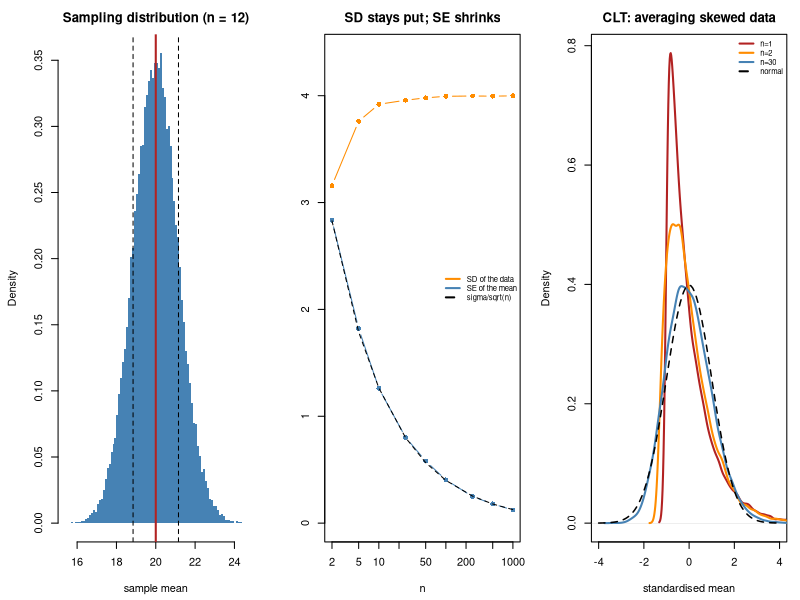

Write the R code that produced this figure.
#' ---
#' title: "Foundations 4 - Estimates, standard errors, and the central limit theorem"
#' output: html_document
#' ---
#'
#' **Curriculum link:** `stats.md` -> Part 0, §0.6, equations (0.11)-(0.12)
#' **Assumes:** `F1`-`F3`.
#'
#' ## The question this module answers
#'
#' You computed an average. **How much should you trust it?**
#'
#' The answer comes from a thought experiment you can never perform but can
#' always simulate: *if I ran this whole experiment again, how different would
#' the answer be?* That spread is the **standard error**, and remarkably it can
#' be worked out from the single sample you actually have.

#+ setup, message = FALSE
MODULE_NAME <- "F4_estimates_and_standard_errors"
OUT <- file.path(Sys.getenv("STATS_OUT", unset = "results"), MODULE_NAME)
dir.create(OUT, recursive = TRUE, showWarnings = FALSE)
header <- function(txt) cat("\n", strrep("=", 72), "\n", txt, "\n",
                            strrep("=", 72), "\n", sep = "")
set.seed(104)
TRUE_MU <- 20; TRUE_SIGMA <- 4

#' ## 1. Estimator vs estimate

#+ estimator
header("1. The recipe and the number it produced")
smp <- rnorm(12, TRUE_MU, TRUE_SIGMA)
cat("  ESTIMATOR: 'take the average of the sample'   <- a recipe\n")
cat(sprintf("  ESTIMATE : %.4f                        <- what it gave, this time\n",
            mean(smp)))
cat(sprintf("  TRUTH    : %.4f                        <- unknown in real life\n", TRUE_MU))
cat("
  The distinction matters because PROPERTIES BELONG TO THE RECIPE, not to the
  number. It is meaningless to ask whether 19.87 is unbiased. It is very
  meaningful to ask whether 'take the average' is unbiased - and it is.

  So when someone says 'the sample mean is unbiased with standard error
  sigma/sqrt(n)', they are describing the recipe's behaviour across all the
  experiments you might have run, not the number on your screen.\n")

#' ## 2. The sampling distribution

#+ sampling
header("2. The distribution of an estimate across repeat experiments")
N <- 12
estimates <- replicate(50000, mean(rnorm(N, TRUE_MU, TRUE_SIGMA)))
true_se <- TRUE_SIGMA/sqrt(N)
cat(sprintf("  50,000 repeats of a %d-sample experiment:\n\n", N))
cat(sprintf("  %-34s%10.4f   (truth = %g)\n", "centre of the estimates",
            mean(estimates), TRUE_MU))
cat(sprintf("  %-34s%10.4f\n", "spread of the estimates (SD)", sd(estimates)))
cat(sprintf("  %-34s%10.4f   <- matches\n", "sigma / sqrt(n), eq. (0.11)", true_se))
cat(sprintf("\n  %-34s%10.3f\n", "how often within 1 SE of truth",
            mean(abs(estimates - TRUE_MU) < true_se)))
cat(sprintf("  %-34s%10.3f\n", "how often within 2 SE of truth",
            mean(abs(estimates - TRUE_MU) < 2*true_se)))
cat("
  THE SPREAD OF THIS DISTRIBUTION IS THE STANDARD ERROR. That is the whole
  definition. Everything else is machinery for estimating it without being
  able to run the experiment 50,000 times.\n")

#' ## 3. SD and SE are different things

#+ sd-se
header("3. Standard DEVIATION vs standard ERROR")
cat(sprintf("  %-8s%22s%18s%10s\n", "n", "SD of the data (s)", "SE of the mean", "ratio"))
for (n in c(5, 20, 100, 500, 2000)) {
  sds <- replicate(4000, sd(rnorm(n, TRUE_MU, TRUE_SIGMA)))
  ses <- sd(replicate(4000, mean(rnorm(n, TRUE_MU, TRUE_SIGMA))))
  cat(sprintf("  %-8d%22.4f%18.4f%10.2f\n", n, mean(sds), ses, mean(sds)/ses))
}
cat(sprintf("
  Read DOWN the two columns. The SD column does not move - it is estimating
  sigma = %g, a fact about how much individual observations vary, and no
  amount of data changes that. The SE column shrinks steadily, because it
  describes how well you know the MEAN.

    s  (standard deviation) : how spread out the OBSERVATIONS are.
                              Does not shrink with n. Use it to DESCRIBE.

    SE (standard error)     : how spread out your ESTIMATE would be across
                              repeat experiments. Shrinks as sqrt(n).
                              Use it to say how PRECISELY you know something.

  An error bar in a figure is uninterpretable unless the caption says which
  one it is. SE bars are always shorter, which is presumably why they are more
  popular.\n", TRUE_SIGMA))

#' ## 4. You only have one sample: and that is enough

#+ onesample
header("4. Estimating the standard error from a single sample")
cat(sprintf("  %-8s%14s%11s%15s%10s\n", "trial", "sample mean", "sample s",
            "estimated SE", "true SE"))
for (trial in 1:6) {
  s_ <- rnorm(N, TRUE_MU, TRUE_SIGMA)
  cat(sprintf("  %-8d%14.3f%11.3f%15.3f%10.3f\n", trial, mean(s_), sd(s_),
              sd(s_)/sqrt(N), true_se))
}
cat(sprintf("
  Each trial's estimated SE is close to the truth (%.3f) without ever
  repeating the experiment. That is what makes statistics practical: the
  variability WITHIN your single sample tells you how much your ESTIMATE would
  vary BETWEEN samples.

  Why does that work? Because of eq. (0.9) - variances of independent things
  add. Nothing else. And that is also its weak point: if your observations are
  not independent, s/sqrt(n) estimates the wrong thing entirely, and no amount
  of care elsewhere repairs it (F2, section 3).\n", true_se))

#' ## 5. The central limit theorem

#+ clt
header("5. Averages become bell-shaped whatever the source")
skewness <- function(v) mean((v - mean(v))^3)/sd(v)^3
sources <- list(
  "uniform (flat)"          = function(k, r) replicate(r, mean(runif(k))),
  "exponential (skewed)"    = function(k, r) replicate(r, mean(rexp(k))),
  "binary coin flips"       = function(k, r) replicate(r, mean(rbinom(k, 1, 0.5))),
  "lognormal (very skewed)" = function(k, r) replicate(r, mean(rlnorm(k, 0, 1.5))))
cat("  Skewness of the AVERAGE (0 = perfectly symmetric):\n\n")
cat(sprintf("  %-26s", "source distribution"))
for (k in c(1, 2, 5, 30, 200)) cat(sprintf("%9s", paste0("n=", k)))
cat("\n")
for (nm in names(sources)) {
  cat(sprintf("  %-26s", nm))
  for (k in c(1, 2, 5, 30, 200)) cat(sprintf("%9.2f", skewness(sources[[nm]](k, 8000))))
  cat("\n")
}
cat("
  Every row marches towards zero. Flat data, skewed data, data that can only
  be 0 or 1 - average enough of it and you get a bell curve.

  This is why methods built on the normal distribution work far more often
  than they have any right to: they are not assuming your DATA is normal, they
  are assuming your ESTIMATE is, and that is a much weaker requirement.

  But read the table again. The lognormal row is still skewed at n = 30. 'n =
  30 is enough' is folklore. The nastier the source, the larger n must be, and
  with small samples of skewed data you should use a permutation test or a
  bootstrap instead of trusting the approximation (Topics 5 and 7).\n")

#' ## 6. The tyranny of the square root

#+ sqrt
header("6. Why precision is expensive")
cat(sprintf("  %-10s%10s%30s\n", "n", "SE", "to halve the SE from here"))
for (n in c(10, 40, 160, 640, 2560))
  cat(sprintf("  %-10d%10.4f%30s\n", n, TRUE_SIGMA/sqrt(n), paste("n =", 4*n)))
cat("
  Each row costs four times the previous one and buys a halving. To improve
  precision tenfold you need a hundred times the data.

  Two practical consequences:

    * Diminishing returns are severe. Going from n = 10 to n = 40 is
      transformative; from n = 1000 to n = 4000 is usually not worth it.

    * BETTER DESIGN BEATS MORE DATA. Removing a source of noise - pairing,
      blocking, a better assay, adjusting for a known covariate - reduces
      sigma directly rather than fighting the square root. That is why
      Topic 9 (power) is about design, not about sample size tables.\n")

#' ## 7. Figure

#+ figure
png(file.path(OUT, "standard_errors.png"), width = 1250, height = 420, res = 110)
par(mfrow = c(1, 3), mar = c(4.4, 4.4, 2.6, 1))
hist(estimates, breaks = 70, col = "steelblue", border = NA, freq = FALSE,
     main = sprintf("Sampling distribution (n = %d)", N), xlab = "sample mean")
abline(v = TRUE_MU, col = "firebrick", lwd = 2)
abline(v = TRUE_MU + c(-1, 1)*true_se, lty = 2)
ns <- c(2, 5, 10, 25, 50, 100, 250, 500, 1000)
sd_line <- sapply(ns, function(n) mean(replicate(1500, sd(rnorm(n, TRUE_MU, TRUE_SIGMA)))))
se_line <- sapply(ns, function(n) sd(replicate(1500, mean(rnorm(n, TRUE_MU, TRUE_SIGMA)))))
plot(ns, sd_line, type = "b", pch = 16, col = "darkorange", log = "x",
     ylim = c(0, max(sd_line)*1.1), xlab = "n", ylab = "",
     main = "SD stays put; SE shrinks")
lines(ns, se_line, type = "b", pch = 16, col = "steelblue")
lines(ns, TRUE_SIGMA/sqrt(ns), lty = 2)
legend("right", c("SD of the data", "SE of the mean", "sigma/sqrt(n)"),
       col = c("darkorange", "steelblue", "black"), lty = c(1, 1, 2), lwd = 2,
       bty = "n", cex = 0.7)
plot(density(scale(replicate(20000, mean(rexp(1))))), col = "firebrick", lwd = 2,
     xlim = c(-4, 4), main = "CLT: averaging skewed data", xlab = "standardised mean")
for (i in seq_along(c(2, 30))) {
  k <- c(2, 30)[i]
  lines(density(scale(replicate(20000, mean(rexp(k))))),
        col = c("darkorange", "steelblue")[i], lwd = 2)
}
curve(dnorm(x), add = TRUE, lty = 2, lwd = 1.5)
legend("topright", c("n=1", "n=2", "n=30", "normal"),
       col = c("firebrick", "darkorange", "steelblue", "black"),
       lty = c(1, 1, 1, 2), lwd = 2, bty = "n", cex = 0.7)
invisible(dev.off())
cat("\nFigure written to", file.path(OUT, "standard_errors.png"), "\n")

#' # PROBLEMS
#'
#' ### Problem 1: Why divide by $n-1$?

#+ problem1
## ---- YOUR CODE HERE ----------------------------------------------------

## ---- SOLUTION (uncomment to check) -------------------------------------
# cat(sprintf("  true variance = %.2f\n\n", TRUE_SIGMA^2))
# cat(sprintf("  %-8s%16s%18s%20s\n", "n", "divide by n", "divide by n-1",
#             "which is right?"))
# for (n in c(2, 3, 5, 10, 50)) {
#   v_n1 <- mean(replicate(20000, var(rnorm(n, TRUE_MU, TRUE_SIGMA))))
#   ## R's var() already divides by n-1; multiply back to get the n version.
#   v_n <- v_n1*(n - 1)/n
#   cat(sprintf("  %-8d%16.3f%18.3f%20s\n", n, v_n, v_n1, "n-1"))
# }
#
# ## Dividing by n gives a variance that is too SMALL, badly so at small n (at
# ## n = 2 it is half the truth). Dividing by n-1 is right on average.
# ##
# ## The reason: you measure spread around the SAMPLE mean, not the true mean,
# ## and the sample mean sits in the middle of your own data by construction -
# ## closer to it than the true mean would be. So distances from it are
# ## systematically too small, and n-1 corrects exactly for that.
# ##
# ## The n-1 is the "degrees of freedom": you had n numbers, but once the mean
# ## is fixed only n-1 are free to vary. The same idea reappears every time you
# ## fit a model - p parameters leave n-p degrees of freedom, which is why
# ## fitting many parameters to little data leaves you unable to estimate the
# ## noise at all.

#' ### Problem 2: What does non-independence do to the standard error?

#+ problem2
## ---- YOUR CODE HERE ----------------------------------------------------

## ---- SOLUTION (uncomment to check) -------------------------------------
# n_units <- 5; per_unit <- 10
# cat(sprintf("  50 measurements arranged as %d units x %d sub-samples\n\n",
#             n_units, per_unit))
# cat(sprintf("  %-8s%15s%10s%20s%14s\n", "ICC", "design effect", "TRUE SE",
#             "s/sqrt(50) claims", "too small by"))
# for (icc in c(0, 0.1, 0.3, 0.6)) {
#   sd_u <- sqrt(icc); sd_e <- sqrt(1 - icc)
#   means <- numeric(6000); claimed <- numeric(6000)
#   for (i in 1:6000) {
#     u <- rnorm(n_units, 0, sd_u)
#     y <- rep(u, each = per_unit) + rnorm(n_units*per_unit, 0, sd_e)
#     means[i] <- mean(y); claimed[i] <- sd(y)/sqrt(length(y))
#   }
#   de <- 1 + (per_unit - 1)*icc
#   cat(sprintf("  %-8.1f%15.2f%10.4f%20.4f%13.2fx\n", icc, de, sd(means),
#               mean(claimed), sd(means)/mean(claimed)))
# }
#
# ## At ICC = 0 the formula is right. As the correlation grows it understates
# ## the uncertainty by roughly sqrt(design effect), where
# ##
# ##     design effect = 1 + (m - 1) x ICC          (eq. 1.8)
# ##
# ## and m is the number of sub-samples per unit. Note that m matters as much
# ## as the ICC: 20 cells per mouse with ICC 0.1 is as damaging as 3 cells per
# ## mouse with ICC 0.9.
# ##
# ## The number of rows in your table is not n. The number of INDEPENDENT UNITS
# ## is n, and that is the most valuable sentence in this course.

#' ### Problem 3: Bootstrap: a standard error without a formula

#+ problem3
## ---- YOUR CODE HERE ----------------------------------------------------

## ---- SOLUTION (uncomment to check) -------------------------------------
# dat3 <- rlnorm(60, 3, 0.8)          # one skewed sample, as in real life
# bootstrap_se <- function(x, statistic, B = 4000) {
#   ## Resample x WITH REPLACEMENT B times; the spread of the statistic across
#   ## those resamples estimates its standard error.
#   sd(replicate(B, statistic(sample(x, length(x), replace = TRUE))))
# }
# ## The truth, obtained the way we never can in real life: repeat the whole
# ## experiment many times.
# truth_mean <- sd(replicate(4000, mean(rlnorm(60, 3, 0.8))))
# truth_med <- sd(replicate(4000, median(rlnorm(60, 3, 0.8))))
# cat(sprintf("  %-14s%14s%16s%12s\n", "statistic", "formula SE",
#             "bootstrap SE", "TRUE SE"))
# cat(sprintf("  %-14s%14.3f%16.3f%12.3f\n", "mean",
#             sd(dat3)/sqrt(length(dat3)), bootstrap_se(dat3, mean), truth_mean))
# cat(sprintf("  %-14s%14s%16.3f%12.3f\n", "median", "none exists",
#             bootstrap_se(dat3, median), truth_med))
#
# ## For the mean, the bootstrap reproduces what the formula gives - a useful
# ## sanity check that the method is sound.
# ##
# ## For the median there IS no simple formula, and the bootstrap gets it
# ## anyway. That is the point: the bootstrap gives you a standard error for
# ## almost any statistic you can compute, by using your sample as a stand-in
# ## for the population.
# ##
# ## It is not magic. It assumes your sample is representative and that
# ## observations are INDEPENDENT - resampling rows of clustered data
# ## reproduces exactly the error from Problem 2. For grouped data you must
# ## resample whole GROUPS (the "cluster bootstrap"). Topic 5 covers this.

#' ## What to take away
#'
#' 1. **Properties belong to the estimator**, not to the estimate.
#' 2. The **standard error** is the spread of your estimate across repeat
#'    experiments - estimable from one sample.
#' 3. **SD describes the data; SE describes your knowledge.**
#' 4. The **central limit theorem** makes averages normal - but not instantly.
#' 5. Precision costs $n$ **squared**. Better design beats more samples.
#' 6. All of it rests on **independence**.
#'
#' **Next:** `F5_confidence_intervals_and_pvalues.R`
